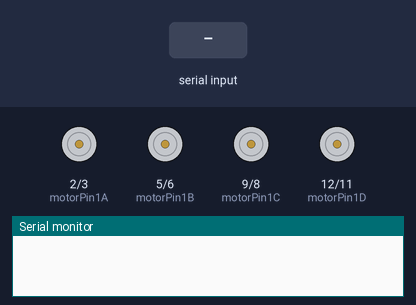
Bench run of a sketch on a simulated Arduino Mega 2560, built with avr-gcc and run on an emulated ATmega2560. On the bench: motor-driver pin pairs drawn as motors (green arrow = first pin HIGH = forward, orange = second pin HIGH = backward, longer = more drive), the last lines printed to the serial monitor. The test bench sets the inputs (shaded band).

Above: at 1.2 s.
1.3 s: "a,45\n" received over the second serial link
At 2.6 s:
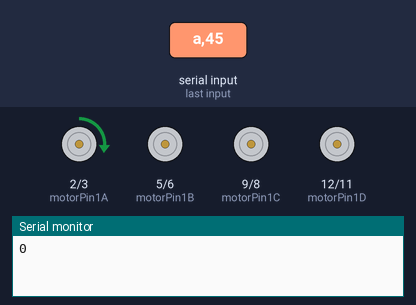
3.8 s: "b,45\n" received over the second serial link
At 5.7 s:
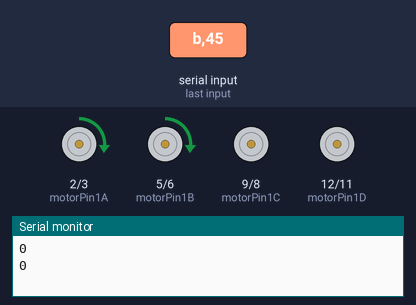
6.3 s: "a90\n" received over the second serial link
At 8.4 s:
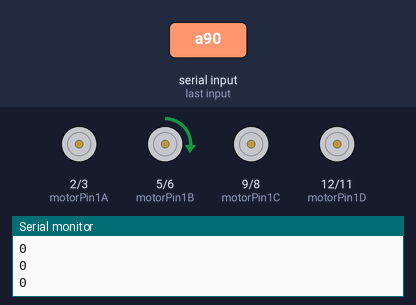
8.7 s: "c,45\n" received over the second serial link
At 10.6 s:
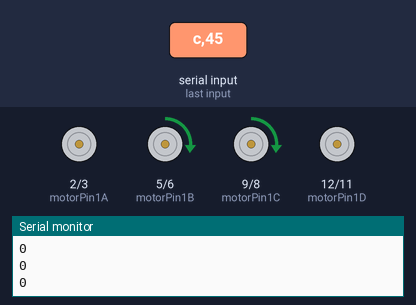
11.1 s: "b90\n" received over the second serial link
At 12.5 s:
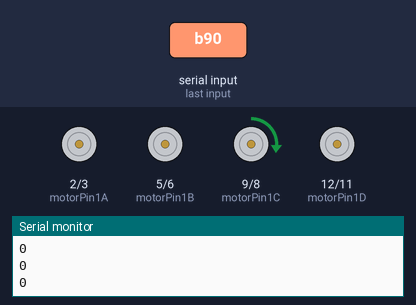
13.6 s: "d,45\n" received over the second serial link
At 15.5 s:
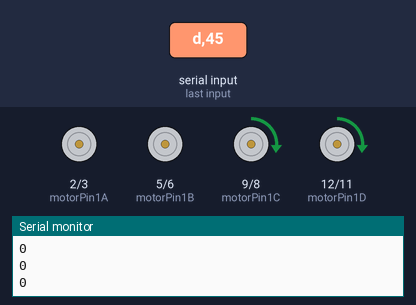
Timing chart, 0 to 17.0 s (numbered marks = the images above; inputs shaded):
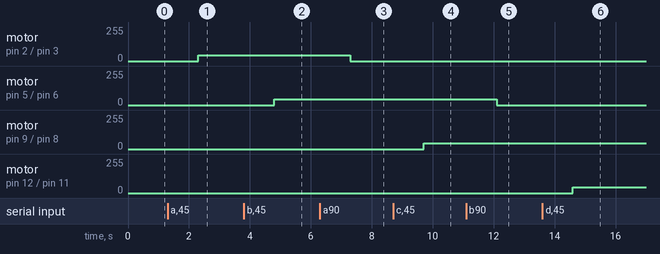

The sketch:

motorcontollterminal.ino
```cpp
int motorPin1A = 2;   // 첫 번째 모터의 PWM 핀
int motorPin2A = 3;   // 첫 번째 모터의 디지털 핀

int motorPin1B = 5;   // 두 번째 모터의 PWM 핀
int motorPin2B = 6;   // 두 번째 모터의 디지털 핀

int motorPin1C = 9;   // 세 번째 모터의 PWM 핀
int motorPin2C = 8;   // 세 번째 모터의 디지털 핀

int motorPin1D = 12;   // 네 번째 모터의 PWM 핀
int motorPin2D = 11;   // 네 번째 모터의 디지털 핀

void setup() {
  pinMode(motorPin1A, OUTPUT);
  pinMode(motorPin2A, OUTPUT);
  pinMode(motorPin1B, OUTPUT);
  pinMode(motorPin2B, OUTPUT);
  pinMode(motorPin1C, OUTPUT);
  pinMode(motorPin2C, OUTPUT);
  pinMode(motorPin1D, OUTPUT);
  pinMode(motorPin2D, OUTPUT);
  Serial.begin(115200);
  Serial3.begin(115200);
}

void loop() {
  if (Serial3.available() > 0) {
    String command = Serial3.readStringUntil('\n');  // 시리얼로 받은 명령어 전체 읽기
    String command0 = Serial.readStringUntil('\n');  // 시리얼로 받은 명령어 전체 읽기
    char motor = command.charAt(0);  // 모터 번호를 추출 (a, b, c, d 또는 s)
    int speed = command.substring(2).toInt();  // 속도 값을 추출 (공백 이후)

    char ch = command0.charAt(0);  // 모터 번호를 추출 (a, b, c, d 또는 s)
    Serial.println("%d",ch);
    if (motor == 'a') {  // 모터 1 제어
        analogWrite(motorPin1A, speed);
        digitalWrite(motorPin2A, LOW);
    } else if (motor == 'b') {  // 모터 2 제어
        analogWrite(motorPin1B, speed);
        digitalWrite(motorPin2B, LOW);
    } else if (motor == 'c') {  // 모터 3 제어
        analogWrite(motorPin1C, speed);
        digitalWrite(motorPin2C, LOW);
    } else if (motor == 'd') {  // 모터 4 제어
        analogWrite(motorPin1D, speed);
        digitalWrite(motorPin2D, LOW);
    } else if (motor == 's') {  // 전체 모터 정지
        analogWrite(motorPin1A, 0);
        analogWrite(motorPin2A, 0);
        analogWrite(motorPin1B, 0);
        analogWrite(motorPin2B, 0);
        analogWrite(motorPin1C, 0);
        analogWrite(motorPin2C, 0);
        analogWrite(motorPin1D, 0);
        analogWrite(motorPin2D, 0);
       // Serial.println("모든 모터 정지");
    }
  }
}
```

Measured:
- after the input at 1.3 s, motor on pin 2 (motorPin1A) / pin 3 (motorPin2A): stopped → forward 45/255 after 1.0 s
- after the input at 3.8 s, motor on pin 5 (motorPin1B) / pin 6 (motorPin2B): stopped → forward 45/255 after 1.0 s
- after the input at 6.3 s, motor on pin 2 (motorPin1A) / pin 3 (motorPin2A): forward 45/255 → stopped after 1.0 s
- after the input at 8.7 s, motor on pin 9 (motorPin1C) / pin 8 (motorPin2C): stopped → forward 45/255 after 1.0 s
- after the input at 11.1 s, motor on pin 5 (motorPin1B) / pin 6 (motorPin2B): forward 45/255 → stopped after 1.0 s
- after the input at 13.6 s, motor on pin 12 (motorPin1D) / pin 11 (motorPin2D): stopped → forward 45/255 after 1.0 s
